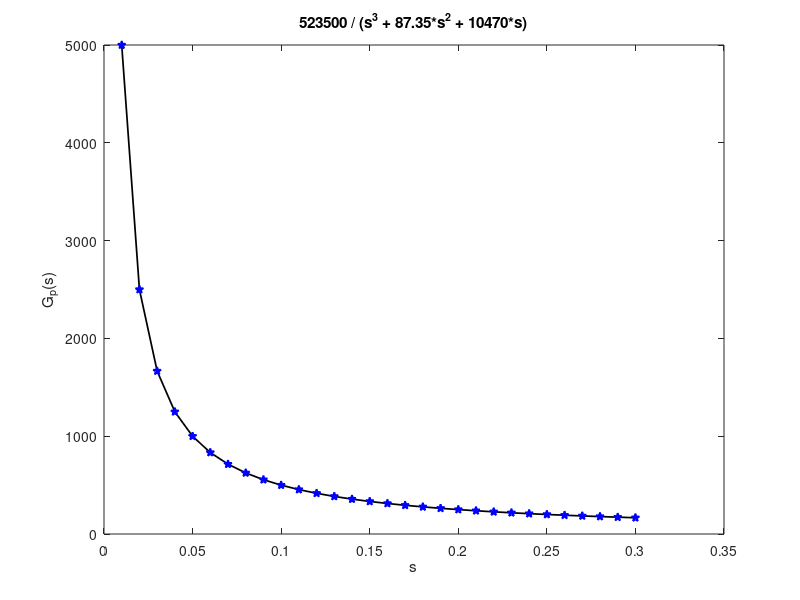

Recreate this plot in MATLAB.
% 定义s值 0到10，采样间隔为0.1
s = 0:0.01:0.3;  

% 计算函数的值
G = 523500 ./ (s.^3 + 87.35*s.^2 + 10470*s);

% 使用plot绘制图像
figure;
plot(s, G,'p-','MarkerFaceColor','b','MarkerEdgeColor','b','LineWidth',1.25,'Color','k');

% 添加标题和标签
title('523500 / (s^3 + 87.35*s^2 + 10470*s)');
xlabel('s');
ylabel('G_p(s)');
